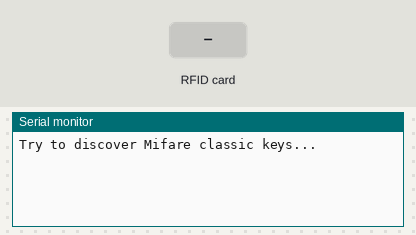
Simulated run of this sketch. Board: Arduino Uno, built with avr-gcc and run on an emulated ATmega328P. Shown: the last lines printed to the serial monitor. The test bench sets the inputs (shaded band).

Above: at 1.2 s.
1.3 s: RFID card 5E 7A 19 C4 held to the reader
At 1.38 s:
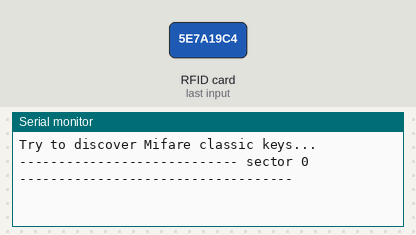
8.8 s: RFID card 5E 7A 19 C4 held to the reader
At 9.24 s:
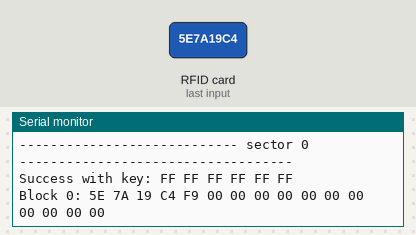
14.8 s: RFID card 5E 7A 19 C4 held to the reader
At 17.09 s:
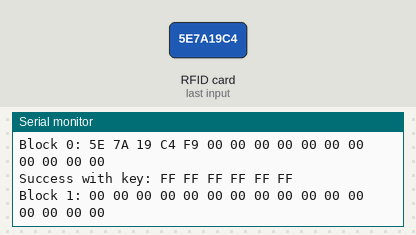
Timing chart, 0 to 18.6 s (numbered marks = the images above; inputs shaded):
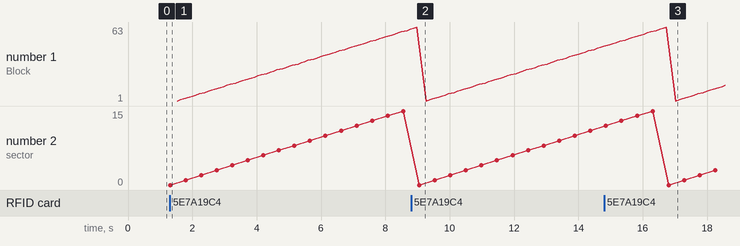

Measured:
- after the input at 1.3 s, the serial monitor: prints a new line at once (image 1)
- after the input at 8.8 s, the serial monitor: prints a new line after 0.26 s (image 2)
- after the input at 14.8 s, the serial monitor: prints a new line after 2.0 s (image 3)

The sketch:

bruteforce.ino
```cpp
#include <SPI.h>
#include <MFRC522.h>

#define RST_PIN 9
#define SS_PIN 10

MFRC522 mfrc522(SS_PIN, RST_PIN);

#define NR_KNOWN_KEYS 17

byte knownKeys[NR_KNOWN_KEYS][MFRC522::MF_KEY_SIZE] =  {
    {0xff, 0xff, 0xff, 0xff, 0xff, 0xff}, // FF FF FF FF FF FF
    {0xa0, 0xa1, 0xa2, 0xa3, 0xa4, 0xa5}, // A0 A1 A2 A3 A4 A5
    {0xb0, 0xb1, 0xb2, 0xb3, 0xb4, 0xb5}, // B0 B1 B2 B3 B4 B5
    {0x4d, 0x3a, 0x99, 0xc3, 0x51, 0xdd}, // 4D 3A 99 C3 51 DD
    {0x1a, 0x98, 0x2c, 0x7e, 0x45, 0x9a}, // 1A 98 2C 7E 45 9A
    {0xd3, 0xf7, 0xd3, 0xf7, 0xd3, 0xf7}, // D3 F7 D3 F7 D3 F7
    {0xaa, 0xbb, 0xcc, 0xdd, 0xee, 0xff}, // AA BB CC DD EE FF
    {0x00, 0x00, 0x00, 0x00, 0x00, 0x00}, // 00 00 00 00 00 00
    {0xd3, 0xf7, 0xd3, 0xf7, 0xd3, 0xf7}, // d3 f7 d3 f7 d3 f7
    {0xa0, 0xb0, 0xc0, 0xd0, 0xe0, 0xf0}, // a0 b0 c0 d0 e0 f0
    {0xa1, 0xb1, 0xc1, 0xd1, 0xe1, 0xf1}, // a1 b1 c1 d1 e1 f1
    {0x71, 0x4c, 0x5c, 0x88, 0x6e, 0x97}, // 71 4c 5c 88 6e 97
    {0x58, 0x7e, 0xe5, 0xf9, 0x35, 0x0f}, // 58 7e e5 f9 35 0f
    {0xa0, 0x47, 0x8c, 0xc3, 0x90, 0x91}, // a0 47 8c c3 90 91
    {0x53, 0x3c, 0xb6, 0xc7, 0x23, 0xf6}, // 53 3c b6 c7 23 f6
    {0x8f, 0xd0, 0xa4, 0xf2, 0x56, 0xe9}, // 8f d0 a4 f2 56 e9
    {0x73, 0x8f, 0x9a, 0x43, 0x50, 0x22}, // 73 8f 9a 43 50 22
};

void setup() {
    Serial.begin(9600);
    while (!Serial);
    SPI.begin();
    mfrc522.PCD_Init();

    Serial.println(F("Try to discover Mifare classic keys..."));
}

void dump_byte_array(byte *buffer, byte bufferSize) {
    for (byte i = 0; i < bufferSize; i++) {
        Serial.print(buffer[i] < 0x10 ? " 0" : " ");
        Serial.print(buffer[i], HEX);
    }
}

bool try_key(byte block, MFRC522::MIFARE_Key *key) {
    byte buffer[18];
    MFRC522::StatusCode status;

    status = mfrc522.PCD_Authenticate(MFRC522::PICC_CMD_MF_AUTH_KEY_A, block, key, &(mfrc522.uid));
    if (status != MFRC522::STATUS_OK) return false;

    byte byteCount = sizeof(buffer);
    status = mfrc522.MIFARE_Read(block, buffer, &byteCount);

    if (status == MFRC522::STATUS_OK) {
        Serial.println();
        if((block + 4) % 4 == 0) {
            byte sector = ((block + 4) / 4) - 1;
            Serial.print(F("---------------------------- sector "));
            Serial.print(sector);
            Serial.print(F(" -----------------------------------"));
        };
        Serial.println();

        Serial.print(F("Success with key:"));
        dump_byte_array((*key).keyByte, MFRC522::MF_KEY_SIZE);
        Serial.println();

        Serial.print(F("Block ")); Serial.print(block); Serial.print(F(":"));
        dump_byte_array(buffer, 16);

        return true;
    }

    Serial.println();
    return false;
}

void bruteforce() {
    byte blockNumber = getBlockNumber();

    MFRC522::MIFARE_Key key;
    for(byte block = 0; block < blockNumber; block++){
        for(byte k = 0; k < NR_KNOWN_KEYS; k++){
            for (byte i = 0; i < MFRC522::MF_KEY_SIZE; i++) {
                key.keyByte[i] = knownKeys[k][i];
            }

            if(try_key(block, &key)) break;
            if (!mfrc522.PICC_IsNewCardPresent() || !mfrc522.PICC_ReadCardSerial()) break;
        }

        if(block == blockNumber - 1) {
            Serial.println();
            Serial.println("Finishing...");
        }
    }
}

byte getBlockNumber(){
    MFRC522::PICC_Type piccType = mfrc522.PICC_GetType(mfrc522.uid.sak);
    if(piccType == MFRC522::PICC_TYPE_MIFARE_1K) return 64;
    if(piccType == MFRC522::PICC_TYPE_MIFARE_4K) return 256;
}

void loop() {
    if (!mfrc522.PICC_IsNewCardPresent() || !mfrc522.PICC_ReadCardSerial()) return;

    bruteforce();

    mfrc522.PICC_HaltA();
    mfrc522.PCD_StopCrypto1();
}
```
